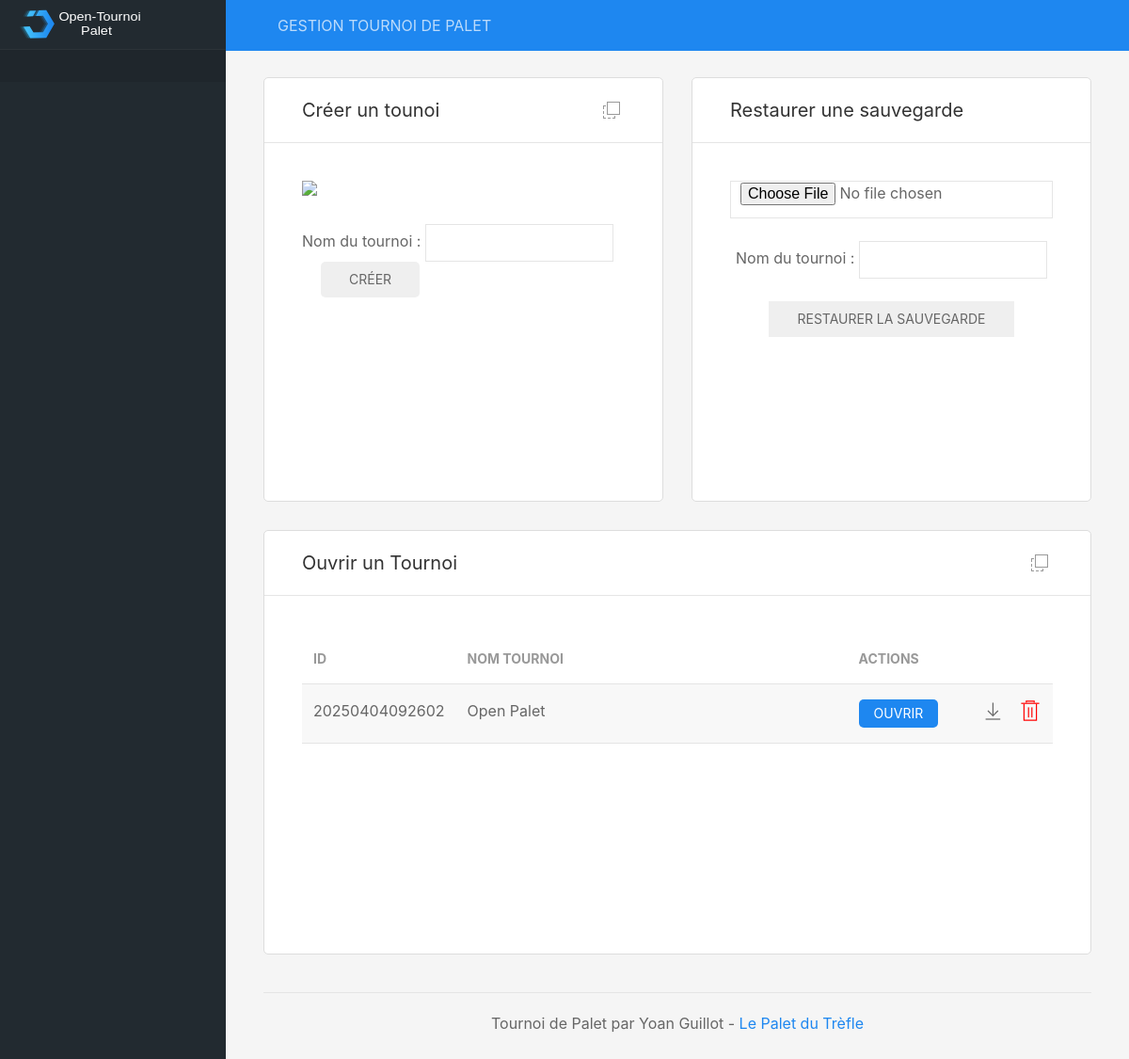
Before: / with the older database file.
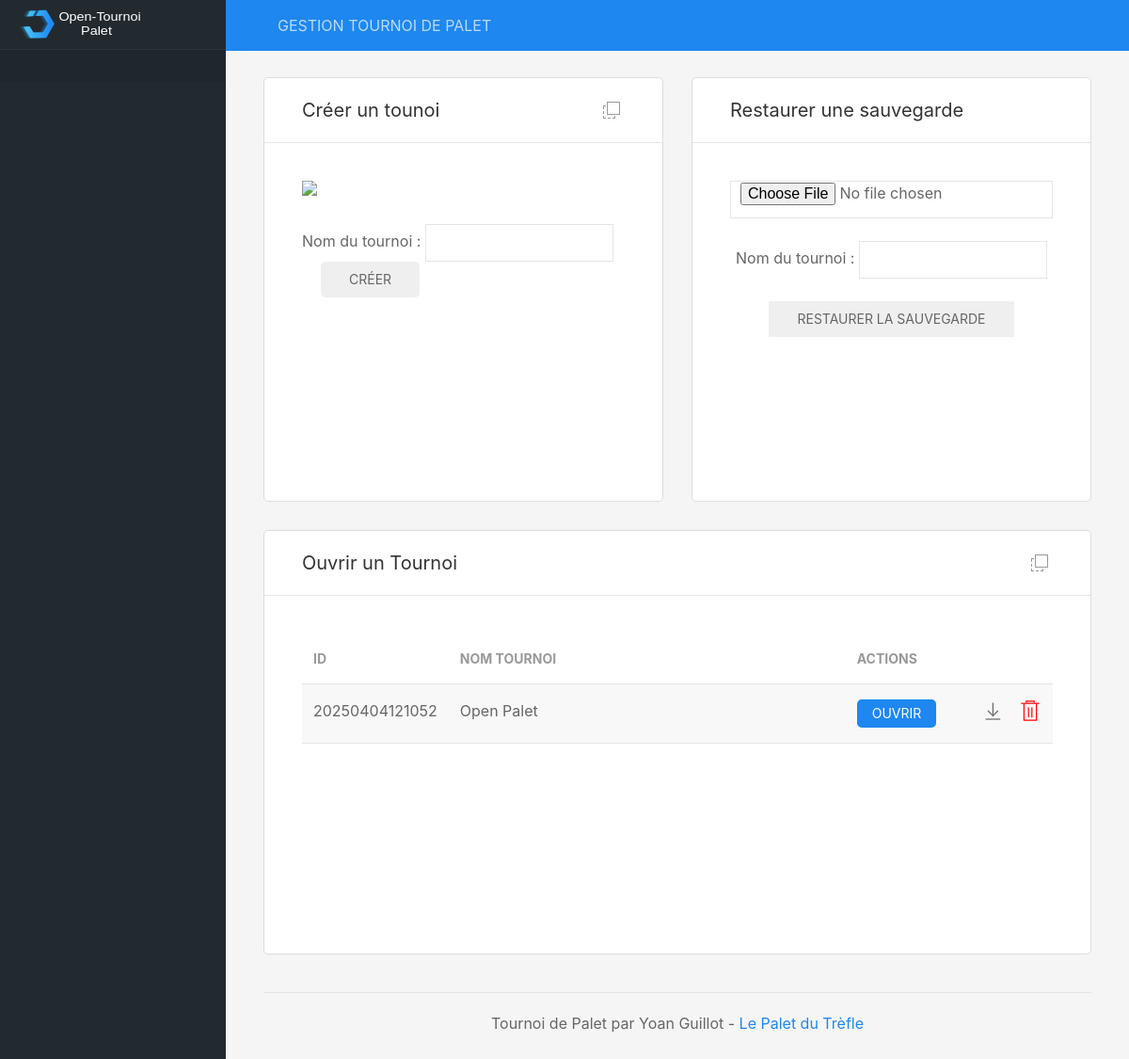
After: the same page with the newer database file.
### tables this page shows
CREATE TABLE tournois (id_tournoi NUMERIC (12) PRIMARY KEY DESC UNIQUE NOT NULL, nom_tournoi TEXT (200) NOT NULL, datecreation_tournoi DATE NOT NULL DEFAULT (STRFTIME('%d/%m/%Y, %H:%M', DATETIME('now', 'localtime'))), max_equipes INTEGER NOT NULL DEFAULT (0), type_phasesfinales TEXT NOT NULL DEFAULT aleatoire, pts_qualifs INTEGER DEFAULT (13) NOT NULL, pts_phasesfinales INTEGER NOT NULL DEFAULT (13), pts_finales NUMERIC NOT NULL DEFAULT (15), statut_inscriptions TEXT DEFAULT encours, statut_qualifs TEXT DEFAULT attente, statut_phasesfinales TEXT DEFAULT attente);

### includes/fonctions.inc.php (called while the page is built, shortened)
<?php
function listeTournois()
{
	global $db;
	$resultats = $db->query('SELECT * FROM tournois ORDER BY id_tournoi DESC');
	while ($row = $resultats->fetchArray(1)) {
		$listeTournois[] = $row;
	}
	if(!empty($listeTournois)){
		return $listeTournois;
	}
}
?>

### includes/accueil.inc.php (the view, shortened to what this page needs)
<div class="uk-grid uk-grid-medium" data-uk-grid uk-sortable="handle: .sortable-icon">
	<div class="uk-width-1-2@l">
		<div class="uk-card uk-card-default uk-card-hover">
			<div class="uk-card-header">
				<div class="uk-grid uk-grid-small">
					<div class="uk-width-auto"><h4>Créer un tounoi</h4></div>
					<div class="uk-width-expand uk-text-right panel-icons">
						<a href="#" class="uk-icon-link sortable-icon" title="Déplacer" data-uk-tooltip data-uk-icon="icon: move"></a>
					</div>
				</div>
			</div>
			<div class="uk-card-body">
				<div class="chart-container">
					<img style="max-height:200px;" src="images/tournoi.png" class="uk-align-center"/>
					<form method="POST">
							<div class="uk-panel uk-panel-box uk-margin-top">Nom du tournoi : <input name="nomTournoi" class="uk-input uk-form-width-medium" type="text" required>
							<button class="uk-button uk-button-success uk-margin-left">Créer</button>
						</div>
					</form>
				</div>
			</div>
		</div>
	</div>
	<div class="uk-width-1-2">
		<div class="uk-card uk-card-default uk-card-hover uk-height-1-1">
			<div class="uk-card-header">
				<div class="uk-grid uk-grid-small">
					<div class="uk-width-auto"><h4>Restaurer une sauvegarde</h4></div>
					<div class="uk-width-expand uk-text-right panel-icons">
					</div>
				</div>
			</div>
			<div class="uk-card-body">
				<div uk-overflow-auto>
					<div class="uk-panel uk-text-center">
                    <form name="form" method="post" action="index.php" enctype="multipart/form-data">
                        <input class="uk-input" type="file" name="aFile" />
                        <br />
                        <br />
						Nom du tournoi : <input class="uk-input uk-form-width-medium" type="text" name="nomTournoi"/><br/>
						<br/><input type="hidden" name="action" value="restauration" />
                        <input class="uk-button uk-button-success" type="submit" name="submitFile" value="restaurer la sauvegarde" />
                        </form>
                    </div>
				</div>
			</div>
		</div>
	</div>
</div>
<div class="uk-grid uk-grid-medium" data-uk-grid uk-sortable="handle: .sortable-icon">
	<div class="uk-width-1-1">
		<div class="uk-card uk-card-default uk-card-hover">
			<div class="uk-card-header">
				<div class="uk-grid uk-grid-small">
					<div class="uk-width-auto"><h4>Ouvrir un Tournoi</h4></div>
					<div class="uk-width-expand uk-text-right panel-icons">
						<a href="#" class="uk-icon-link sortable-icon" title="Déplacer" data-uk-tooltip data-uk-icon="icon: move"></a>
					</div>
				</div>
			</div>
			<div class="uk-card-body">
				<div class="chart-container" uk-overflow-auto>
					<table class="uk-table uk-table-striped">
						<thead>
							<tr>
								<th style="width:10%">ID</th>
								<th style="width: 60%">Nom tournoi</th>
								<th style="width: 30%">Actions</th>
							</tr>
						</thead>
<?php
	$listeTournois = listeTournois();
	if(!empty($listeTournois)){
		foreach($listeTournois as $row) {
			echo "<tr><td>". $row['id_tournoi'] ."</td>
				<td>". $row['nom_tournoi'] ."</td>
				<td>
					<a href=\"index.php?idtournoi=". $row['id_tournoi'] ."\"><button class=\"uk-button uk-button-primary uk-button-small\">Ouvrir</button></a>
					<a class=\"uk-float-right\" style=\"color: red\" href=\"\" onclick=\"supprTournoi(". $row['id_tournoi'] .")\" uk-icon=\"icon: trash; ratio: 1.2\" uk-toggle=\"target: #supprTournoi\"></a>
					<a class=\"uk-float-right\" style=\"margin-right: 15px;\" href=\"./includes/conf/". $row['id_tournoi'] .".db\" uk-icon=\"icon: download; ratio: 1.2\"></a>
				</td>
			</tr>";
		}
	}else{
		echo "<tr><td></td><td>Aucun Tournoi !</td><td></td></tr>";
	}
?>
					</table>
				</div>
			</div>
		</div>
	</div>
</div>

### index.php (shortened to what this page needs)
<!DOCTYPE html>
<head>
    <link rel="stylesheet" href="css/uikit.min.css" />
    <link rel="stylesheet" href="css/dashboard.css" />
    <link rel="stylesheet" href="css/style.css" />
    <link rel="stylesheet" href="css/arbres.css" />
</head>
<body>
<?php
if (isset($_GET['idtournoi'])){
	$idTournoi = $_GET['idtournoi'];
	$db = new SQLite3('includes/conf/' .$idTournoi. '.db');
	if (!empty($_GET['page'])){
		$page = $_GET['page'];
	}else{
		$page = "gestion";
	}
}else{
	$db = new SQLite3('includes/conf/tournois.db');
}
include 'includes/fonctions.inc.php';
include 'includes/dashboard.inc.php';
?>
</body>
</html>

### includes/dashboard.inc.php (shortened to what this page needs)
		<header id="top-head" class="uk-position-fixed">
			<div class="uk-container uk-container-expand uk-background-primary">
				<nav class="uk-navbar uk-light uk-padding-small" data-uk-navbar="mode:click; duration: 250">
					<div class="uk-navbar-left">
						<div>GESTION TOURNOI DE PALET</div>
					</div>
				</nav>
			</div>
		</header>
		<aside id="left-col" class="uk-light uk-visible@m">
			<div class="left-logo uk-flex uk-flex-middle">
				<img class="custom-logo" src="img/dashboard-logo.svg" alt="">
			</div>
			<div class="left-content-box  content-box-dark">
			</div>
		</aside>
		<div id="content" data-uk-height-viewport="expand: true" style="height:100%; display:block;">
			<div class="uk-container uk-container-expand">
<?php
	include "includes/$page.inc.php";
?>
				<footer class="uk-section uk-section-small uk-width-1-1 uk-text-center donotprint">
					<hr>
					<p class="uk-text-center">Tournoi de Palet par Yoan Guillot - <a href="https://www.lepaletdutrefle.fr">Le Palet du Trèfle</a>
					</p>
				</footer>
			</div>
		</div>

### css/dashboard.css (style rules this page uses)
#top-head { z-index: 9; top: 0; left:0; right:0; }
#left-col { position: fixed; left: 0; top:0; bottom:0; overflow-x: hidden; overflow-y: auto; background-color: #222A30; width: 240px; z-index:2; transition: height 0.3s ease-out; }
.left-content-box { padding: 0.75rem 20px; border-top: 1px solid rgba(255,255,255,0.06); margin-bottom: -1px; }
.content-box-dark { background-color: rgba(0,0,0,0.09); }
.left-logo { height: 52px; line-height: 52px; padding: 0 20px; }
.custom-logo { height: 32px; }
.panel-icons { margin: 0 4px; }
#content { margin-top: 52px; padding: 30px 0 0 0; background-color: #f5f5f5; margin-left: 0; transition: margin 0.2s cubic-bezier(.4,0,.2,1); }
@media screen and (min-width: 960px) { #content { margin-left: 240px; } }
@media screen and (min-width: 960px) { #top-head { left:240px; } }
.uk-card { box-shadow: none; }
.uk-card { -webkit-transition: box-shadow 0.55s cubic-bezier(.4,0,.2,1); transition: box-shadow 0.55s cubic-bezier(.4,0,.2,1); }
.chart-container { position: relative; height: 300px; margin: 0 auto; }

### css/style.css (style rules this page uses)
.uk-table th { font-weight: bolder; }
button, select { border-radius: 5px !important; }
.uk-card { border-radius: 5px; border: 1px solid #dddddd; }

Changed rows visible on the page:
removed tournois: id_tournoi "20250404092602", nom_tournoi "Open Palet"
added tournois: id_tournoi "20250404121052", nom_tournoi "Open Palet"
